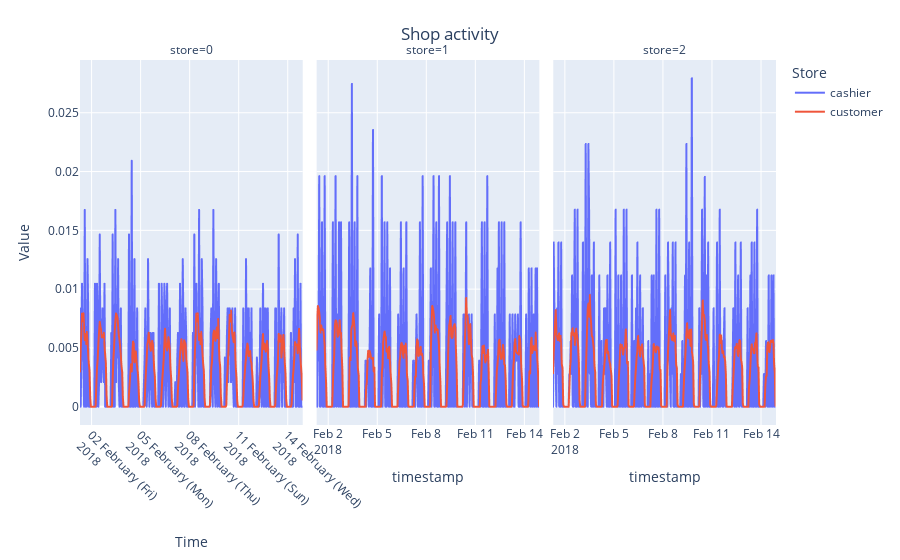

The code cell stored with this chart in its notebook:
### Code cell
fig = px.line(arrivals, color="type", x='timestamp', y="norm", facet_col="store")
fig.update_layout(
    xaxis = dict(
        tickformat = "%d %B (%a)<br>%Y",
        tickangle = 45,
    ),
    title={
        'text': "Shop activity",
        'y':0.95,
        'x':0.5,
        'xanchor': 'center',
        'yanchor': 'top'},
    xaxis_title="Time",
    yaxis_title="Value",
    legend_title="Store",
)

### Figure 1 — Plotly figure (JSON) as saved in the notebook; plotly's stock layout.template omitted (floating-point values rounded to 4 significant figures; data arrays with more than 128 entries replaced by an {"elided": "..."} marker saying what was removed)
{"data": [{"hovertemplate": "type=cashier<br>store=0<br>timestamp=%{x}<br>norm=%{y}<extra></extra>", "legendgroup": "cashier", "line": {"color": "#636efa", "dash": "solid"}, "mode": "lines", "name": "cashier", "showlegend": true, "type": "scattergl", "x": {"elided": "328 str values"}, "xaxis": "x", "y": {"elided": "328 float values"}, "yaxis": "y"}, {"hovertemplate": "type=cashier<br>store=1<br>timestamp=%{x}<br>norm=%{y}<extra></extra>", "legendgroup": "cashier", "line": {"color": "#636efa", "dash": "solid"}, "mode": "lines", "name": "cashier", "showlegend": false, "type": "scattergl", "x": {"elided": "328 str values"}, "xaxis": "x2", "y": {"elided": "328 float values"}, "yaxis": "y2"}, {"hovertemplate": "type=cashier<br>store=2<br>timestamp=%{x}<br>norm=%{y}<extra></extra>", "legendgroup": "cashier", "line": {"color": "#636efa", "dash": "solid"}, "mode": "lines", "name": "cashier", "showlegend": false, "type": "scattergl", "x": {"elided": "328 str values"}, "xaxis": "x3", "y": {"elided": "328 float values"}, "yaxis": "y3"}, {"hovertemplate": "type=customer<br>store=0<br>timestamp=%{x}<br>norm=%{y}<extra></extra>", "legendgroup": "customer", "line": {"color": "#EF553B", "dash": "solid"}, "mode": "lines", "name": "customer", "showlegend": true, "type": "scattergl", "x": {"elided": "328 str values"}, "xaxis": "x", "y": {"elided": "328 float values"}, "yaxis": "y"}, {"hovertemplate": "type=customer<br>store=1<br>timestamp=%{x}<br>norm=%{y}<extra></extra>", "legendgroup": "customer", "line": {"color": "#EF553B", "dash": "solid"}, "mode": "lines", "name": "customer", "showlegend": false, "type": "scattergl", "x": {"elided": "328 str values"}, "xaxis": "x2", "y": {"elided": "328 float values"}, "yaxis": "y2"}, {"hovertemplate": "type=customer<br>store=2<br>timestamp=%{x}<br>norm=%{y}<extra></extra>", "legendgroup": "customer", "line": {"color": "#EF553B", "dash": "solid"}, "mode": "lines", "name": "customer", "showlegend": false, "type": "scattergl", "x": {"elided": "328 str values"}, "xaxis": "x3", "y": {"elided": "328 float values"}, "yaxis": "y3"}], "layout": {"annotations": [{"font": {}, "showarrow": false, "text": "store=0", "x": 0.16, "xanchor": "center", "xref": "paper", "y": 1.0, "yanchor": "bottom", "yref": "paper"}, {"font": {}, "showarrow": false, "text": "store=1", "x": 0.5, "xanchor": "center", "xref": "paper", "y": 1.0, "yanchor": "bottom", "yref": "paper"}, {"font": {}, "showarrow": false, "text": "store=2", "x": 0.84, "xanchor": "center", "xref": "paper", "y": 1.0, "yanchor": "bottom", "yref": "paper"}], "legend": {"title": {"text": "Store"}, "tracegroupgap": 0}, "margin": {"t": 60}, "title": {"text": "Shop activity", "x": 0.5, "xanchor": "center", "y": 0.95, "yanchor": "top"}, "xaxis": {"anchor": "y", "domain": [0.0, 0.32], "tickangle": 45, "tickformat": "%d %B (%a)<br>%Y", "title": {"text": "Time"}}, "xaxis2": {"anchor": "y2", "domain": [0.34, 0.66], "matches": "x", "title": {"text": "timestamp"}}, "xaxis3": {"anchor": "y3", "domain": [0.68, 1.0], "matches": "x", "title": {"text": "timestamp"}}, "yaxis": {"anchor": "x", "domain": [0.0, 1.0], "title": {"text": "Value"}}, "yaxis2": {"anchor": "x2", "domain": [0.0, 1.0], "matches": "y", "showticklabels": false}, "yaxis3": {"anchor": "x3", "domain": [0.0, 1.0], "matches": "y", "showticklabels": false}}}
